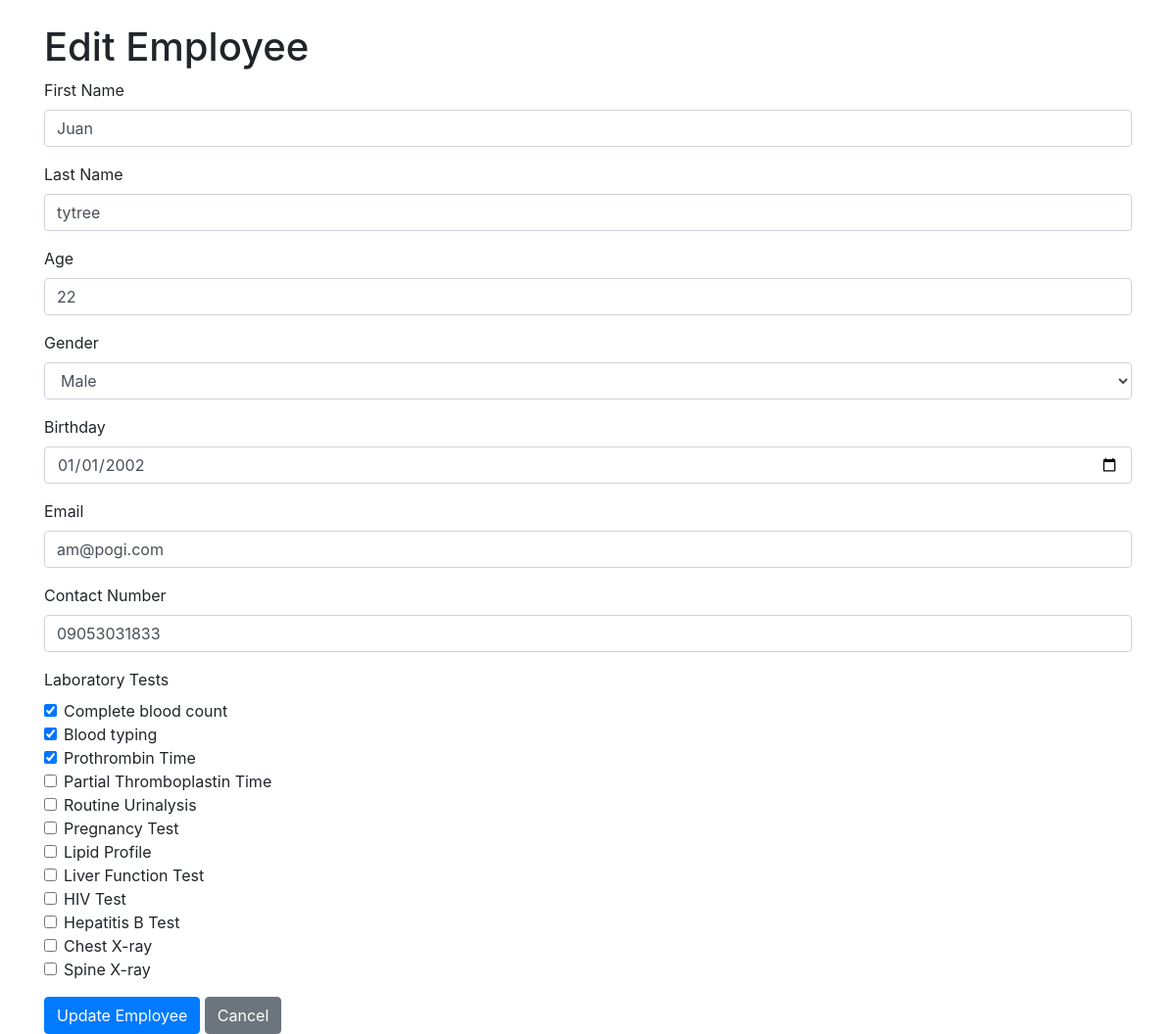
/biochem/edit_employee.php?id=75 (signed in), run on the app's committed database.
### tables this page shows
CREATE TABLE `employees` (
  `id` int(11) NOT NULL,
  `company_id` int(11) DEFAULT NULL,
  `first_name` varchar(50) NOT NULL,
  `last_name` varchar(50) NOT NULL,
  `age` int(11) DEFAULT NULL,
  `gender` enum('male','female','other') DEFAULT NULL,
  `birthday` date DEFAULT NULL,
  `email` varchar(100) DEFAULT NULL,
  `contact_number` varchar(20) DEFAULT NULL,
  `created_at` timestamp NOT NULL DEFAULT current_timestamp(),
  `tests` text DEFAULT NULL,
  `address` text DEFAULT NULL,
  `status` enum('registered','pending_tests','tests_assigned','sent_to_marketing','sent_to_front_desk','processed') DEFAULT 'registered',
  `sent_to_front_desk_at` datetime DEFAULT NULL,
  `patient_id` varchar(10) DEFAULT NULL,
  `username` varchar(50) DEFAULT NULL,
  `password` varchar(50) DEFAULT NULL,
  `appointment_date` date DEFAULT NULL,
  `appointment_time` time DEFAULT NULL
);

CREATE TABLE `lab_tests` (
  `id` int(11) NOT NULL,
  `test_name` varchar(255) NOT NULL
);

### biochem/edit_employee.php (the view, shortened to what this page needs)
<?php
include 'db_connection.php';
$user_id = $_SESSION['user_id'];
$employee_id = $_GET['id'] ?? 0;
$stmt = $conn->prepare("SELECT e.* FROM employees e JOIN users u ON e.company_id = u.company_id WHERE e.id = ? AND u.id = ?");
$stmt->bind_param("ii", $employee_id, $user_id);
$stmt->execute();
$result = $stmt->get_result();
$employee = $result->fetch_assoc();
$stmt = $conn->prepare("SELECT id, test_name FROM lab_tests");
$stmt->execute();
$result = $stmt->get_result();
$available_tests = $result->fetch_all(MYSQLI_ASSOC);
$stmt = $conn->prepare("SELECT lab_test_id FROM employee_lab_tests WHERE employee_id = ?");
$stmt->bind_param("i", $employee_id);
$stmt->execute();
$result = $stmt->get_result();
$current_tests = $result->fetch_all(MYSQLI_ASSOC);
$current_test_ids = array_column($current_tests, 'lab_test_id');
?>
<!DOCTYPE html>
<html lang="en">
<head>
    <link rel="stylesheet" href="https://stackpath.bootstrapcdn.com/bootstrap/4.5.2/css/bootstrap.min.css">
</head>
<body>
    <div class="container mt-4">
        <h1>Edit Employee</h1>
        <form action="" method="POST">
            <div class="form-group">
                <label for="first_name">First Name</label>
                <input type="text" class="form-control" id="first_name" name="first_name" value="<?php echo htmlspecialchars($employee['first_name']); ?>" required>
            </div>
            <div class="form-group">
                <label for="last_name">Last Name</label>
                <input type="text" class="form-control" id="last_name" name="last_name" value="<?php echo htmlspecialchars($employee['last_name']); ?>" required>
            </div>
            <div class="form-group">
                <label for="age">Age</label>
                <input type="number" class="form-control" id="age" name="age" value="<?php echo htmlspecialchars($employee['age']); ?>" required>
            </div>
            <div class="form-group">
                <label for="gender">Gender</label>
                <select class="form-control" id="gender" name="gender" required>
                    <option value="Male" <?php echo $employee['gender'] === 'Male' ? 'selected' : ''; ?>>Male</option>
                </select>
            </div>
            <div class="form-group">
                <label for="birthday">Birthday</label>
                <input type="date" class="form-control" id="birthday" name="birthday" value="<?php echo htmlspecialchars($employee['birthday']); ?>" required>
            </div>
            <div class="form-group">
                <label for="email">Email</label>
                <input type="email" class="form-control" id="email" name="email" value="<?php echo htmlspecialchars($employee['email']); ?>" required>
            </div>
            <div class="form-group">
                <label for="contact_number">Contact Number</label>
                <input type="tel" class="form-control" id="contact_number" name="contact_number" value="<?php echo htmlspecialchars($employee['contact_number']); ?>" required>
            </div>
            <div class="form-group">
                <label>Laboratory Tests</label>
                <?php foreach ($available_tests as $test): ?>
                    <div class="form-check">
                        <input class="form-check-input" type="checkbox" name="lab_tests[]" value="<?php echo $test['id']; ?>" id="test_<?php echo $test['id']; ?>"
                            <?php echo in_array($test['id'], $current_test_ids) ? 'checked' : ''; ?>>
                        <label class="form-check-label" for="test_<?php echo $test['id']; ?>">
                            <?php echo $test['test_name']; ?>
                        </label>
                    </div>
                <?php endforeach; ?>
            </div>
            <button type="submit" class="btn btn-primary">Update Employee</button>
            <a href="company_rep_dashboard.php" class="btn btn-secondary">Cancel</a>
        </form>
    </div>
</body>
</html>

### data on the page
employees: first_name "Juan", last_name "tytree", age "22", birthday "01/01/2002", email "am@pogi.com", contact_number "09053031833"
lab_tests: id "☑", test_name "Complete blood count"
lab_tests: id "☑", test_name "Blood typing"
lab_tests: id "☑", test_name "Prothrombin Time"
lab_tests: test_name "Partial Thromboplastin Time"
lab_tests: test_name "Routine Urinalysis"
lab_tests: test_name "Pregnancy Test"
lab_tests: test_name "Lipid Profile"
lab_tests: test_name "Liver Function Test"
lab_tests: test_name "HIV Test"
lab_tests: test_name "Hepatitis B Test"
lab_tests: test_name "Chest X-ray"
lab_tests: test_name "Spine X-ray"
